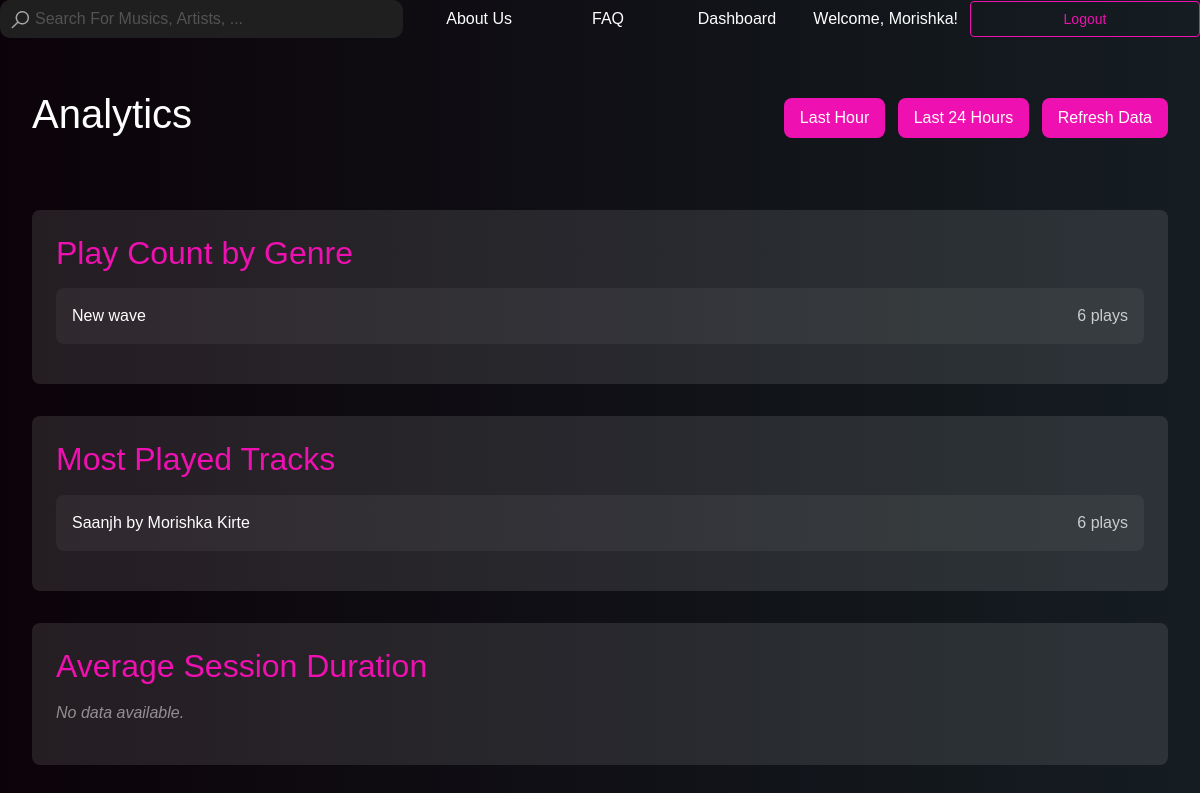
The app's page /analytics/ (signed in), older data.
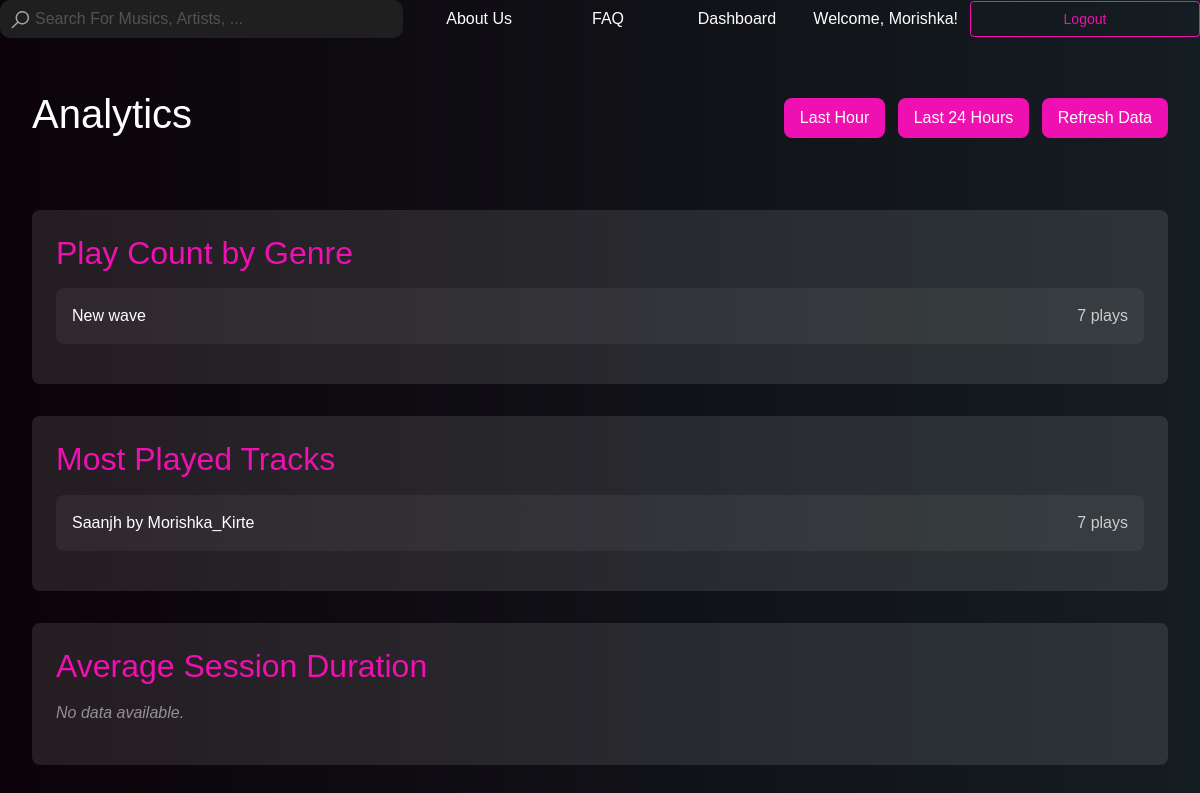
The same page, newer data.
### frontend/models.py (models this page shows, shortened)
class Genre(models.Model):
    name = models.CharField(max_length=100)
    slug = models.SlugField(unique=True)
    background_image = models.ImageField(upload_to='genre_backgrounds/', blank=True, null=True)
    description = models.TextField(blank=True, null=True)  # New description field

class Track(models.Model):
    title = models.CharField(max_length=100)
    artist = models.CharField(max_length=100)
    release_date = models.DateField()
    album = models.ForeignKey(Album, related_name='songs', on_delete=models.CASCADE)  # Updated to ForeignKey
    duration = models.DurationField()
    cover_image = models.ImageField(upload_to="track_covers/", blank=True, null=True)
    audio_file = models.FileField(upload_to="audio_files/", blank=True, null=True)  # New field for audio files
    genre = models.ForeignKey(Genre, related_name='tracks',
                              on_delete=models.CASCADE)  # New field to associate tracks with genres
    play_count = models.PositiveIntegerField(default=0)
    created_at = models.DateTimeField(auto_now_add=True)
    user = models.ForeignKey(User, on_delete=models.CASCADE, null=True)

### frontend/views.py (the view)
# urls.py: path('analytics/', analytics_view, name='analytics'),
@login_required
def analytics_view(request):
    play_count_by_genre = Track.objects.filter(user=request.user) \
        .values('genre__name') \
        .annotate(total_plays=Sum('play_count')) \
        .order_by('-total_plays')
    most_played_tracks = Track.objects.filter(user=request.user) \
        .order_by('-play_count')[:10]  # Top 10 tracks
    session_duration = UserSession.objects.filter(user=request.user) \
        .values('start_time__date') \
        .annotate(avg_duration=Avg('duration')) \
        .order_by('start_time__date')
    context = {
        'play_count_by_genre': play_count_by_genre,
        'most_played_tracks': most_played_tracks,
        'session_duration': session_duration,
    }
    return render(request, 'analytics.html', context)

### frontend/templates/analytics.html (shortened to what this page needs)
{% load static %}
<!DOCTYPE html>
<html lang="en">
<head>
    <link rel="stylesheet" href="{% static 'css/header.css' %}"/>
    <link href="https://cdn.jsdelivr.net/npm/bootstrap@5.3.0/dist/css/bootstrap.min.css" rel="stylesheet">
    <link rel="stylesheet" href="https://cdn.jsdelivr.net/npm/bootstrap-icons@1.11.3/font/bootstrap-icons.min.css">
</head>
<body>
<div class="align">
    {% include "header.html" %}
</div>
<div class="main-content">
    <header>
        <h1>Analytics</h1>
        <div>
            <button class="btn-timeframe" onclick="fetchData('hour')">Last Hour</button>
            <button class="btn-timeframe" onclick="fetchData('day')">Last 24 Hours</button>
            <button class="btn-refresh" onclick="refreshData()">Refresh Data</button>
        </div>
    </header>
    <section class="section">
        <h2>Play Count by Genre</h2>
        <ul class="list">
            {% for genre in play_count_by_genre %}
                <li class="list-item">
                    <span>{{ genre.genre__name }}</span>
                    <span class="info">{{ genre.total_plays }} plays</span>
                </li>
            {% empty %}
                <li class="no-data">No data available.</li>
            {% endfor %}
        </ul>
    </section>
    <section class="section">
        <h2>Most Played Tracks</h2>
        <ul class="list">
            {% for track in most_played_tracks %}
                <li class="list-item">
                    <span>{{ track.title }} by {{ track.artist }}</span>
                    <span class="info">{{ track.play_count }} plays</span>
                </li>
            {% empty %}
                <li class="no-data">No data available.</li>
            {% endfor %}
        </ul>
    </section>
    <section class="section">
        <h2>Average Session Duration</h2>
        <ul class="list">
            {% for session in session_duration %}
                <li class="list-item">
                    <span>{{ session.start_time__date }}</span>
                    <span class="info">{{ session.avg_duration }}</span>
                </li>
            {% empty %}
                <li class="no-data">No data available.</li>
            {% endfor %}
        </ul>
    </section>
</div>
</body>
</html>

Row changes from the older to the newer data that the page shows:
computed for Genre "New wave": total_plays "6" → "7"
changed Track "Saanjh": artist "Morishka Kirte" → "Morishka_Kirte"; play_count "6" → "7"
